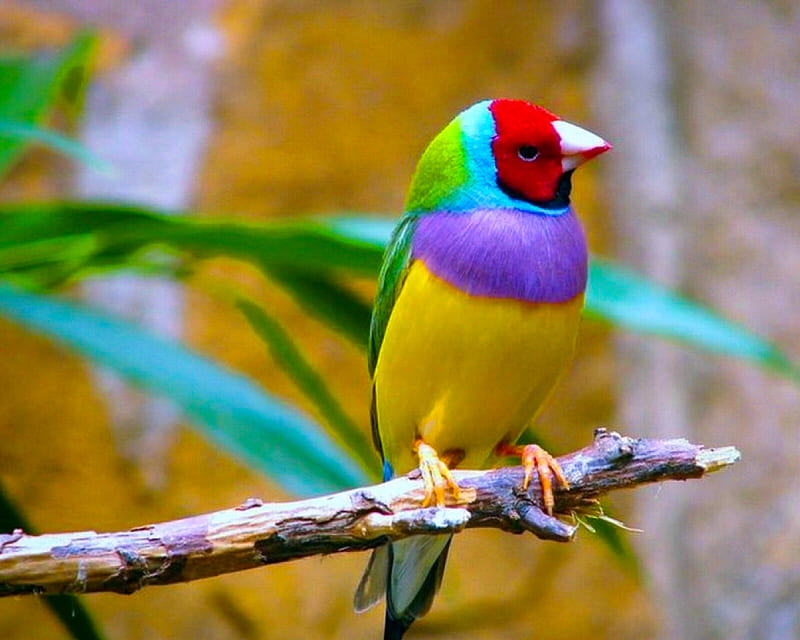
#> input picture Photo.jpg, 800 x 640 px, found by its file name
$ jupyter execute task4and5.ipynb
#> lines starting #> are read from the running program, lines starting #| are printed output that depends on the picture
<h4>Task-19: Take a 5x6 NumPy array and plot the histogram of the array with proper labels (with and without built in histogram function). Show both histograms side by side in a subplot with a title. Show input NumPy array into an image.</h4>

[cell 1]
import cv2
import numpy as np
import matplotlib.pyplot as plt
img = cv2.imread('/Users/mdarikrayhan/Documents/GitHub/Digital-Image-Processing/Lab 6/photo.jpg')
#> img is the input picture: shape (640, 800, 3); mean B, G, R 85.4, 130.8, 140.3

array = np.array([[255, 0, 1, 100, 25, 101], [10, 200, 70, 80, 120, 150], [
                 95, 30, 30, 81, 96, 77], [87, 89, 220, 250, 100, 10], [18, 7, 221, 21, 8, 15]])

hist = np.zeros(256)
for i in range(array.shape[0]):
    for j in range(array.shape[1]):
        hist[array[i, j]] += 1

hist2, bins = np.histogram(array, 256, [0, 256])

plt.figure(figsize=(15,5))
plt.subplot(1,3,1)
plt.plot(hist)
plt.title('Histogram')
plt.subplot(1,3,2)
plt.plot(hist2)
plt.title('Histogram with built-in function')
plt.subplot(1,3,3)
plt.imshow(array, cmap='gray')
plt.title('Numpy Image')
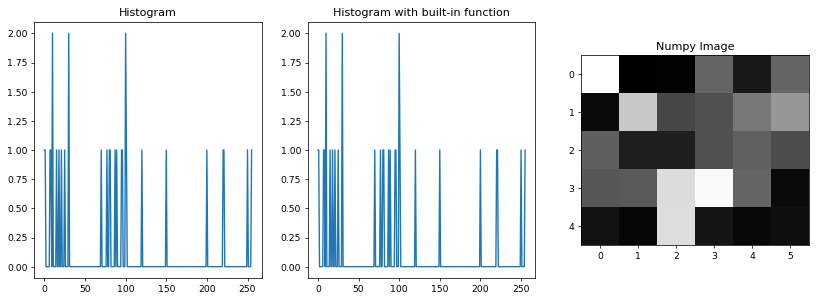
#> figure drawn by matplotlib, 3 panels; panel 1: curve peaks at x = 10, y = 2; panel 2: curve peaks at x = 10, y = 2

<h4>Task-20: Take an 8-bit grayscale image and plot the histogram of the image with proper labels (with and without built in histogram function). Show both histograms side by side in a subplot with a title.</h4>

[cell 2]
img_gray = cv2.cvtColor(img, cv2.COLOR_BGR2GRAY)
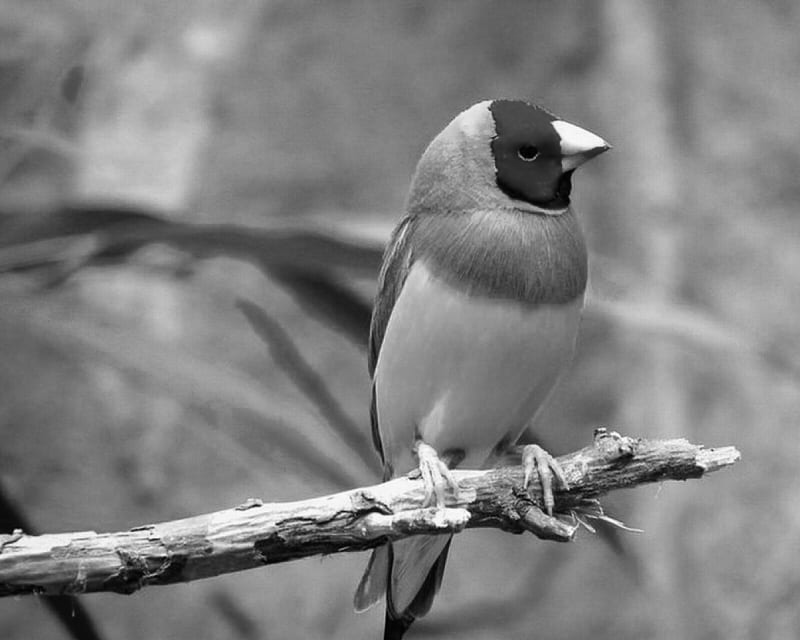
#> img_gray: shape (640, 800); min 0, max 255, mean 128.5
hist = np.zeros(256)
for i in range(img_gray.shape[0]):
    for j in range(img_gray.shape[1]):
        hist[img_gray[i, j]] += 1

hist2, bins = np.histogram(img_gray, 256, [0, 256])
#> hist2 = 256 values, max 7434 at index 127, min 1 at index 255, mean 2000; bins = 257 values from 0 to 256
plt.figure(figsize=(10,5))
plt.subplot(1,2,1)
plt.bar(range(256), hist)
plt.title('Histogram')
plt.subplot(1,2,2)
plt.bar(range(256), hist2)
plt.title('Histogram with built-in function')
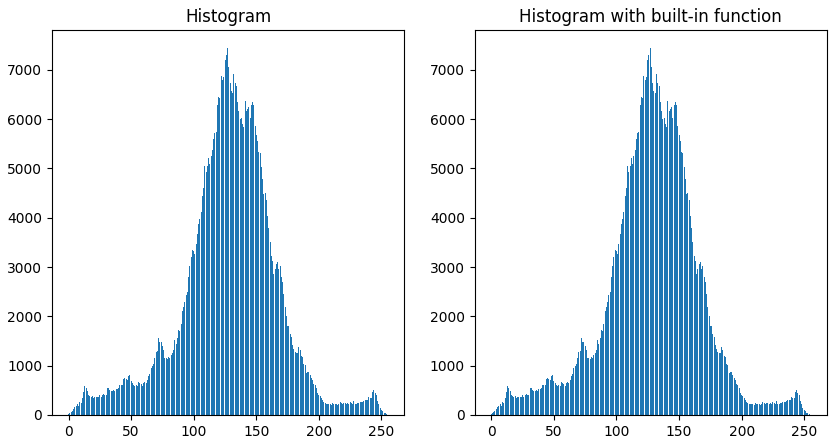
#> figure drawn by matplotlib, 2 panels; panel 1: tallest bar 7434 high, from x = 126.6 to 127.4; panel 2: tallest bar 7434 high, from x = 126.6 to 127.4

<h4>Task-21: Take an 8-bit grayscale image and plot the histogram equalized image as well as its histogram with proper labels (with and without built in histogram function). Show both histograms side by side in a subplot with a title. Show both equalized image side by side in a subplot with a title.</h4>

[cell 3]
img_gray = cv2.cvtColor(img, cv2.COLOR_BGR2GRAY)
hist = np.zeros(256)
for i in range(img_gray.shape[0]):
    for j in range(img_gray.shape[1]):
        hist[img_gray[i, j]] += 1

# Histogram equalization
cdf = np.zeros(256)
cdf[0] = hist[0]
for i in range(1, 256):
    cdf[i] = cdf[i-1] + hist[i]
#> after the loop, cdf = 256 values from 15 to 512000

cdf = cdf * 255 / cdf[255]
#> cdf = 256 values from 0.00747 to 255

img_eq = np.zeros(img_gray.shape)
for i in range(img_gray.shape[0]):
    for j in range(img_gray.shape[1]):
        img_eq[i, j] = cdf[img_gray[i, j]]
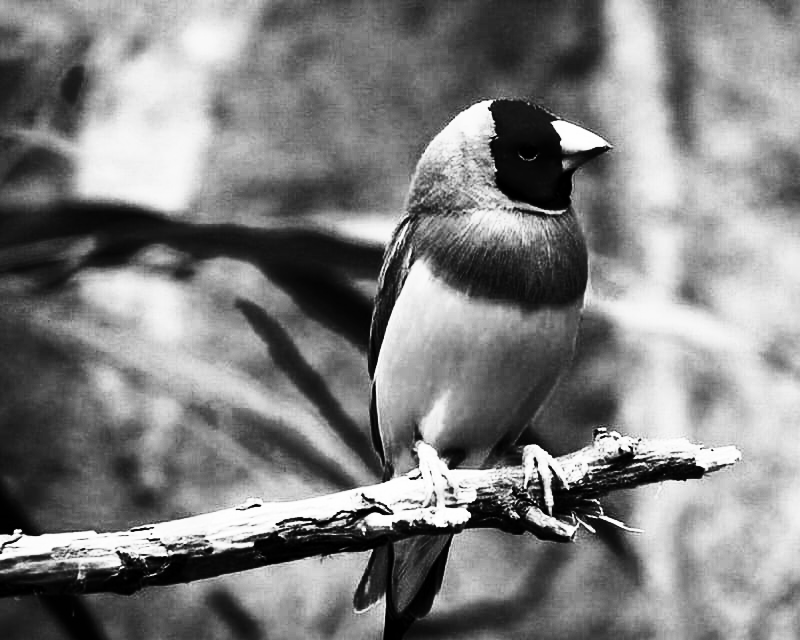
#> img_eq: shape (640, 800) float64; min 0.00747, max 255, mean 128.6

#histogram of the equalized image
hist1 = np.zeros(256)
for i in range(img_eq.shape[0]):
    for j in range(img_eq.shape[1]):
        pixel = round(img_eq[i, j])
        hist1[pixel] += 1
#> after the loop, hist1 = 256 values, max 7434 at index 119, min 0 at index 34, mean 2000


plt.figure(figsize=(10,10))
plt.subplot(2,2,1)
plt.imshow(img_gray, cmap='gray')
plt.title('Original Image')
plt.subplot(2,2,2)
plt.imshow(img_eq, cmap='gray')
plt.title('Equalized Image')
plt.subplot(2,2,3)
plt.bar(range(256), hist)
plt.title('Histogram of Original Image')
plt.subplot(2,2,4)
plt.bar(range(256), hist1)
plt.title('Histogram of Equalized Image')
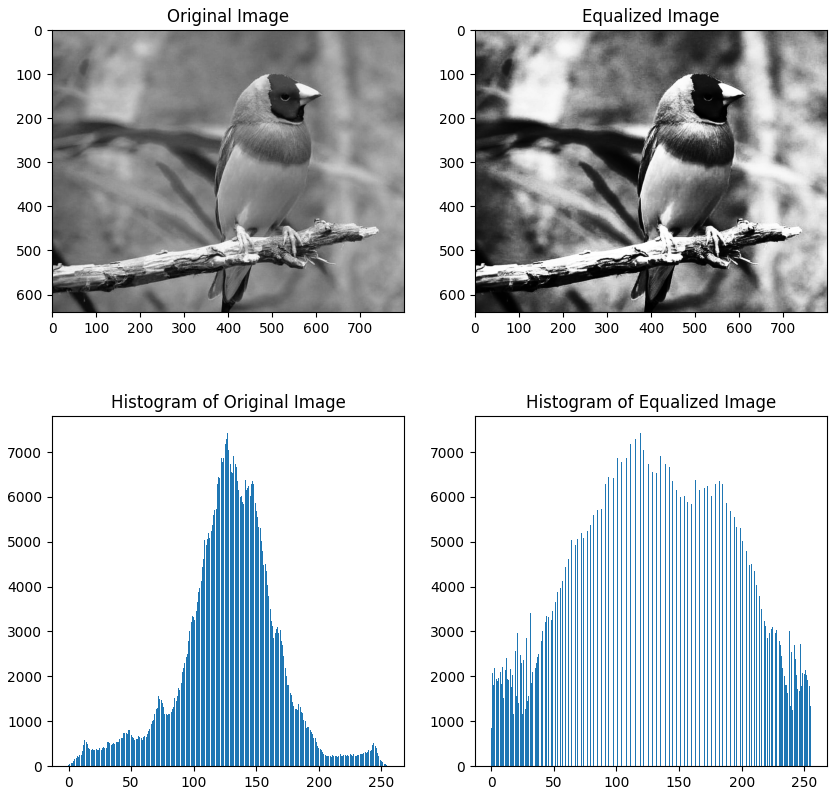
#> figure drawn by matplotlib, 4 panels; panel 3: tallest bar 7434 high, from x = 126.6 to 127.4; panel 4: tallest bar 7434 high, from x = 118.6 to 119.4

<h4>Task-22: Take a 6x6 NumPy array apply convolution operation of the array. Use zero padding and consider a 3x3 mask/kernel for convolution (with and without built in function). Show both input and output array. Show both input and output NumPy array into an image and show them side by side in a subplot with a title.</h4>

[cell 4]
arr = np.array([[255, 0, 1, 100, 25, 101], [10, 200, 70, 80, 120, 150], [
                 95, 30, 30, 81, 96, 77], [87, 89, 220, 250, 100, 10], [18, 7, 221, 21, 8, 15],[10,40,33,227,189,3]],np.uint8)
temp = np.array([[255, 0, 1, 100, 25, 101], [10, 200, 70, 80, 120, 150], [
                 95, 30, 30, 81, 96, 77], [87, 89, 220, 250, 100, 10], [18, 7, 221, 21, 8, 15],[10,40,33,227,189,3]],np.uint8)

#use zero padding on array
arr = np.pad(arr, 1, 'constant', constant_values=0)

#use 3x3 gaussian filter manually
filter = np.array([[1, 2, 1], [2, 4, 2], [1, 2, 1]])/16
ans=arr.copy()
for i in range(1, arr.shape[0]-1):
    for j in range(1, arr.shape[1]-1):
        ans[i, j] = round(np.sum(arr[i-1:i+2, j-1:j+2]*filter))
#remove zero padding
ans = ans[1:ans.shape[0]-1, 1:ans.shape[1]-1]
print(ans)
print()

#using built-in function
conv2 = cv2.filter2D(arr, -1, filter)
#remove zero padding conv2
conv2 = conv2[1:conv2.shape[0]-1, 1:conv2.shape[1]-1]
print(conv2)

plt.figure(figsize=(10,10))
plt.subplot(1,3,1)
plt.imshow(temp, cmap='gray')
plt.title('Original Image')
plt.subplot(1,3,2)
plt.imshow(ans, cmap='gray')
plt.title('Image after convolution')
plt.subplot(1,3,3)
plt.imshow(conv2, cmap='gray')
plt.title('Image after convolution with built-in function')
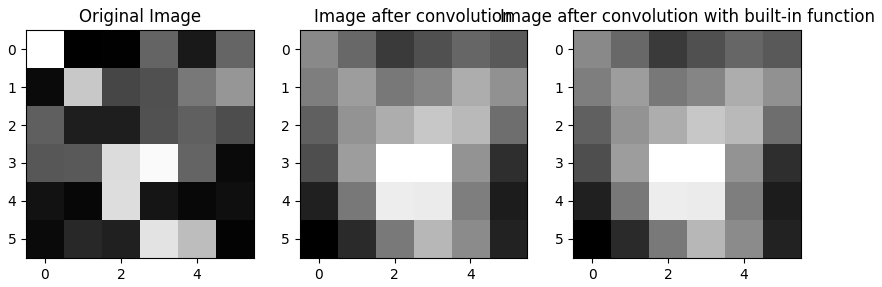
#> figure drawn by matplotlib, 3 panels

<h4>Task-23: Take an 8-bit grayscale image and apply smoothing operation by using mean filter (with and without built in image smoothing function). Show both input and output image side by side in a subplot with a title.</h4>

[cell 5]
img_gray = cv2.cvtColor(img, cv2.COLOR_BGR2GRAY)

#apply mean filter with 3x3 kernel size manually
filter = np.ones((3,3))/9
ans = img_gray.copy()
#use zero padding on ans
ans = np.pad(ans, 1, 'constant', constant_values=0)
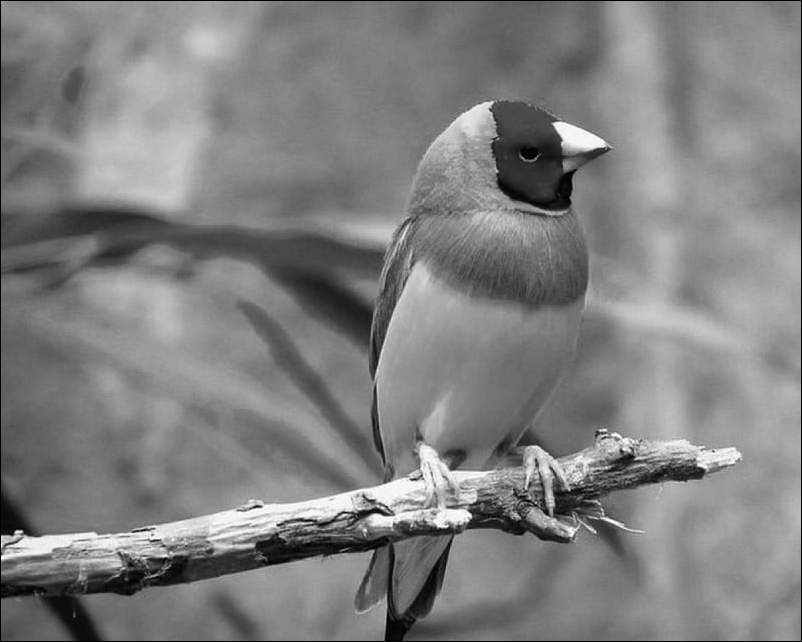
#> ans: shape (642, 802); min 0, max 255, mean 127.7
for i in range(1, ans.shape[0]-1):
    for j in range(1, ans.shape[1]-1):
        ans[i, j] = round(np.sum(ans[i-1:i+2, j-1:j+2]*filter))
#remove zero padding
ans = ans[1:ans.shape[0]-1, 1:ans.shape[1]-1]
#> ans: shape (640, 800)

#apply mean filter with 3x3 kernel size with built-in function
conv2 = cv2.filter2D(img_gray, -1, filter)

plt.figure(figsize=(10,10))
plt.subplot(1,3,1)
plt.imshow(img_gray, cmap='gray')
plt.title('Original Image')
plt.subplot(1,3,2)
plt.imshow(ans, cmap='gray')
plt.title('Mean filter manually')
plt.subplot(1,3,3)
plt.imshow(conv2, cmap='gray')
plt.title('Mean filter built-in')

<h4>Task-24: Take an 8-bit grayscale image and apply smoothing operation by using weighted averaging filter (with and without built in image smoothing function). Show both input and output image side by side in a subplot with a title.</h4>

[cell 6]
img_gray = cv2.cvtColor(img, cv2.COLOR_BGR2GRAY)

#apply weighted average filter with 3x3 kernel size manually
filter = np.array([[1, 2, 1], [2, 4, 2], [1, 2, 1]])/16
ans = img_gray.copy()
#use zero padding on ans
ans = np.pad(ans, 1, 'constant', constant_values=0)
for i in range(1, ans.shape[0]-1):
    for j in range(1, ans.shape[1]-1):
        ans[i, j] = round(np.sum(ans[i-1:i+2, j-1:j+2]*filter))
#> ans: shape (642, 802)
#remove zero padding
ans = ans[1:ans.shape[0]-1, 1:ans.shape[1]-1]
#> ans: shape (640, 800)

#apply weighted average filter with 3x3 kernel size with built-in function
conv2 = cv2.filter2D(img_gray, -1, filter)

plt.figure(figsize=(10,10))
plt.subplot(1,3,1)
plt.imshow(img_gray, cmap='gray')
plt.title('Original Image')
plt.subplot(1,3,2)
plt.imshow(ans, cmap='gray')
plt.title('Weighted average filter manually')
plt.subplot(1,3,3)
plt.imshow(conv2, cmap='gray')
plt.title('Weighted average filter built-in')

<h4>Task-25: Take an 8-bit grayscale image and apply smoothing operation by using gaussian filter (with and without built in image smoothing function). Show both input and output image side by side in a subplot with a title.</h4>

[cell 7]
img_gray = cv2.cvtColor(img, cv2.COLOR_BGR2GRAY)

#apply gaussian filter filter with 3x3 kernel size manually
filter = np.array([[1, 2, 1], [2, 4, 2], [1, 2, 1]])/16
ans = img_gray.copy()
#use zero padding on ans
ans = np.pad(ans, 1, 'constant', constant_values=0)
for i in range(1, ans.shape[0]-1):
    for j in range(1, ans.shape[1]-1):
        ans[i, j] = round(np.sum(ans[i-1:i+2, j-1:j+2]*filter))
#remove zero padding
ans = ans[1:ans.shape[0]-1, 1:ans.shape[1]-1]

#apply gaussian filter filter with 3x3 kernel size with built-in function
conv2 = cv2.filter2D(img_gray, -1, filter)

plt.figure(figsize=(10,10))
plt.subplot(1,3,1)
plt.imshow(img_gray, cmap='gray')
plt.title('Original Image')
plt.subplot(1,3,2)
plt.imshow(ans, cmap='gray')
plt.title('Gaussian filter filter manually')
plt.subplot(1,3,3)
plt.imshow(conv2, cmap='gray')
plt.title('Gaussian filter filter built-in')
